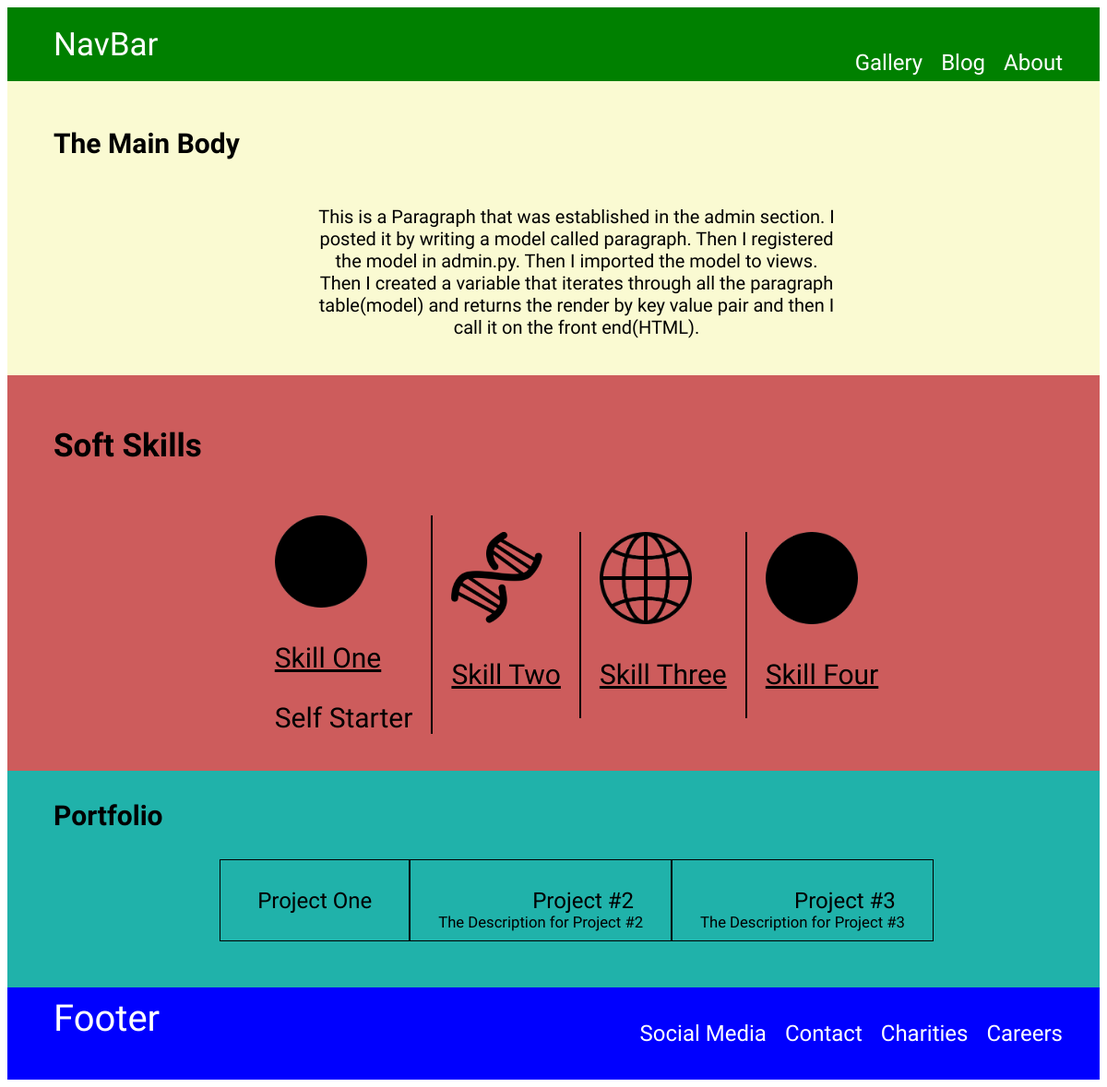
/, run on an earlier commit of the app's database.
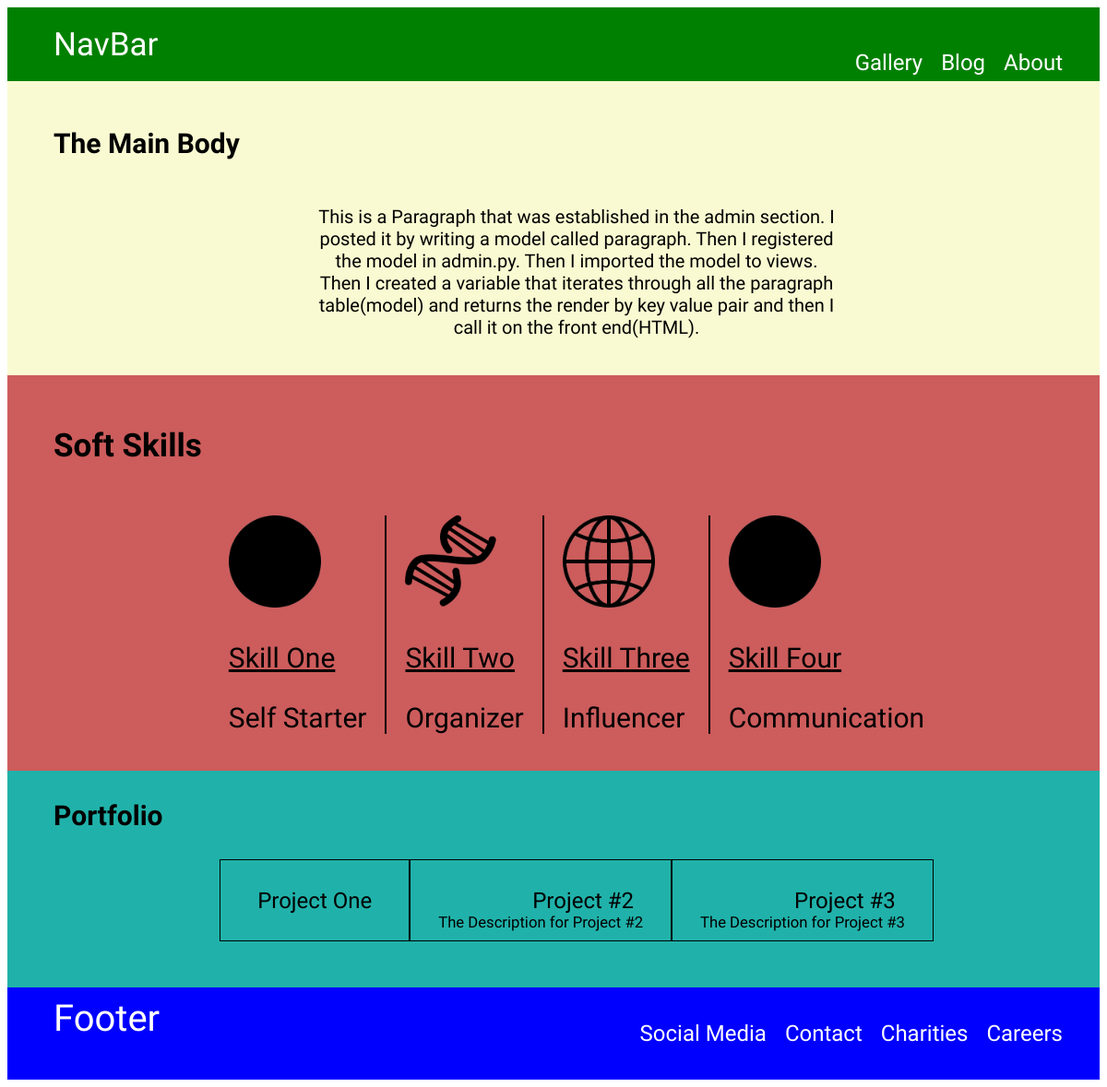
And on a later commit of the database.
### basic2/models.py (models this page shows)
class Paragraph(models.Model):
    paragraph = models.TextField(max_length=500)

class Skill1(models.Model):
    skill1 = models.CharField(max_length=100)

class Skill2(models.Model):
    skill2 = models.CharField(max_length=100)

class Skill3(models.Model):
    skill3 = models.CharField(max_length=100)

class Skill4(models.Model):
    skill4 = models.CharField(max_length=100)

### basic2/views.py (the view)
# urls.py: path('', views.home, name='home'),
def home(request):
    paragraph = Paragraph.objects.all
    skill1 = Skill1.objects.all
    skill2 = Skill2.objects.filter(pk=2)
    skill3 = Skill3.objects.filter(pk=2)
    skill4 = Skill4.objects.filter(pk=3)
    skills1 = "Skill One"
    skills2 = "Skill Two"
    skills3 = "Skill Three"
    skills4 = "Skill Four"
    project1 = "Project One"
    projects = Project.objects.all
    return render(request, "home.html", {'paragraph': paragraph, 'skill1': skill1,
                                         'skills1': skills1, 'skill2': skill2, 'skills2': skills2,
                                                'skill3': skill3, 'skills3': skills3, 'skills4': skills4,
                                                        'skill4': skill4, 'project1': project1, 'projects': projects})

### basic2/templates/home.html (shortened to what this page needs)
<!DOCTYPE html>
{% load static %}
<html>
<head>
	<link rel="stylesheet" href="{% static '/css/home.css' %}">
</head>
<body>
	<div class="mama">
		<nav>
			<span class="navtitle">NavBar</span>
			<ul>
                <li><a href="#">About</a></li>
                <li><a href="blog">Blog</a></li>
				<li><a href="#">Gallery</a></li>
			</ul>
		</nav>
        {% block content %}
			<div class="paragraphs">
				<h3 id="maintitle">The Main Body</h3>
                <div id="paragraphparent">
                    <div id="words">
                            {% if paragraph %}
                                {% for words in paragraph %}
                                <p>{{ words.paragraph }}</p>
                                {% endfor %}
                            {% endif %}
                    </div>
                </div>
			</div>
			<div class="skills">
				<div id="skilltitle">
						<h3>Soft Skills</h3>
				</div>
				<div id="skillslist">
					<div id="skill1">
						<img src="{% static 'images/ball.webp' %}" height="100" width="100" alt="skill1">
                        <p id="underline">{{ skills1 }}</p>
                        {% if skill1 %}
                            {% for skill in skill1 %}
                                {{ skill.skill1 }}
                            {% endfor %}
                        {% endif %}
					</div>
					<div id="skill2">
						<img src="{% static 'images/dna2.webp' %}" height="100" width="100" alt="skill2">
						<p id="underline">{{ skills2 }}</p>
						{% if skill2 %}
                            {% for skill in skill2 %}
                                {{ skill.skill2 }}
                            {% endfor %}
                        {% endif %}
					</div>
					<div id="skill3">
						<img src="{% static 'images/world.webp' %}" height="100" width="100" alt="skill3">
						<p id="underline">{{ skills3 }}</p>
						{% if skill3 %}
							{% for skill in skill3 %}
								{{ skill.skill3 }}
							{% endfor %}
						{% endif %}
					</div>
					<div id="skill4">
						<img src="{% static 'images/ball.webp' %}" height="100" width="100" alt="skill4">
						<p id="underline">{{ skills4 }}</p>
						{% if skill4 %}
							{% for skill in skill4 %}
								{{ skill.skill4 }}
							{% endfor %}
						{% endif %}
					</div>
				</div>
			</div>
		<div class="portfolio">
			<h3 id="porttitle">Portfolio</h3>
				<div id="portfoliolist">
					<div id="porty1">
						<small><a href="#">{{ project1 }}</a></small>
					</div>
					<div id="porty2">
						<small><a href="#">Project #2</a></small>
						<small>The Description for Project #2</small>
					</div>
					<div id="porty3">
						<small><a href="#">Project #3</a></small>
						<small>The Description for Project #3</small>
					</div>
				</div>
		</div>
        {% endblock%}
		<footer>
			<span class="foottitle">Footer</span>
			<ul>
				<li><a href="#">Careers</a></li>
				<li><a href="#">Charities</a></li>
				<li><a href="#">Contact</a></li>
				<li><a href="#">Social Media</a></li>
			</ul>
		</footer>
	</div>
</body>
</html>

### basic2/static/css/home.css (style rules this page uses)
.mama { background-color: grey; position: relative; min-height: 100vh; }
nav { background-color: green; color: white; height: 60px; padding: 20px 0px 0px 0px; }
.navtitle { font-size: 35px; padding: 20px 0px 0px 50px; font-family: satisfy; }
nav ul { list-style-type: none; float: right; padding-right: 30px; padding-top: 10px; }
li { display: inline; }
a { display: block; float: right; text-decoration: none; color: white; font-size: x-large; padding: 0 10px 0px 10px; font-family: Anybody; }
.paragraphs { background-color: lightgoldenrodyellow; padding: 20px 0 20px 50px; }
#maintitle { font-family: satisfy; font-size: 30px; }
#paragraphparent { display: flex; justify-content: center; }
#words { font-family: Anybody; font-size: 20px; text-align: center; width: 50%; }
.skills { background-color: indianred; padding: 20px 0 20px 50px; }
#skilltitle { font-family: satisfy; font-size: 30px; }
#skillslist { display: flex; align-items: center; justify-content: center; padding: 20px; }
#skill1 { padding-right: 20px; font-family: Anybody; font-size: 30px; border-right: 2px solid black; }
#skill2 { padding-right: 20px; padding-left: 20px; font-family: Anybody; font-size: 30px; border-right: 2px solid black; }
#skill3 { padding-left: 20px; padding-right: 20px; font-family: Anybody; font-size: 30px; }
#skill4 { padding-left: 20px; font-family: Anybody; font-size: 30px; border-left: 2px solid black; }
#underline { text-decoration: underline; }
.portfolio { background-color: lightseagreen; padding: 1px 0 100px 50px; }
#porttitle { font-family: satisfy; font-size: 30px; }
#portfoliolist { display: flex; justify-content: center; padding-bottom: 50px; font-family: Anybody; font-size: 20px; }
#porty1 { display: flex; flex-direction: column; padding: 30px 30px 10px 30px; border: 1px solid black; }
#porty1 small a { color: black; }
#porty2 { display: flex; flex-direction: column; padding: 30px 30px 10px 30px; border: 1px solid black; }
#porty2 small a { color: black; }
#porty3 { display: flex; flex-direction: column; padding: 30px 30px 10px 30px; border: 1px solid black; }
#porty3 small a { color: black; }
footer { background-color: blue; color: white; position: absolute; width: 100%; bottom: 0; list-style: none; padding: 10px 0px 0px 0px; }
footer ul { list-style-type: none; float: right; padding-right: 30px; padding-top: 10px; padding-bottom: 20px; }
.foottitle { font-size: 40px; padding: 20px 0px 0px 50px; font-family: satisfy; }

What changed in the data, as far as the page shows it:
added Skill2: skill2 "Organizer"
added Skill3: skill3 "Influencer"
added Skill4: skill4 "Communication"
